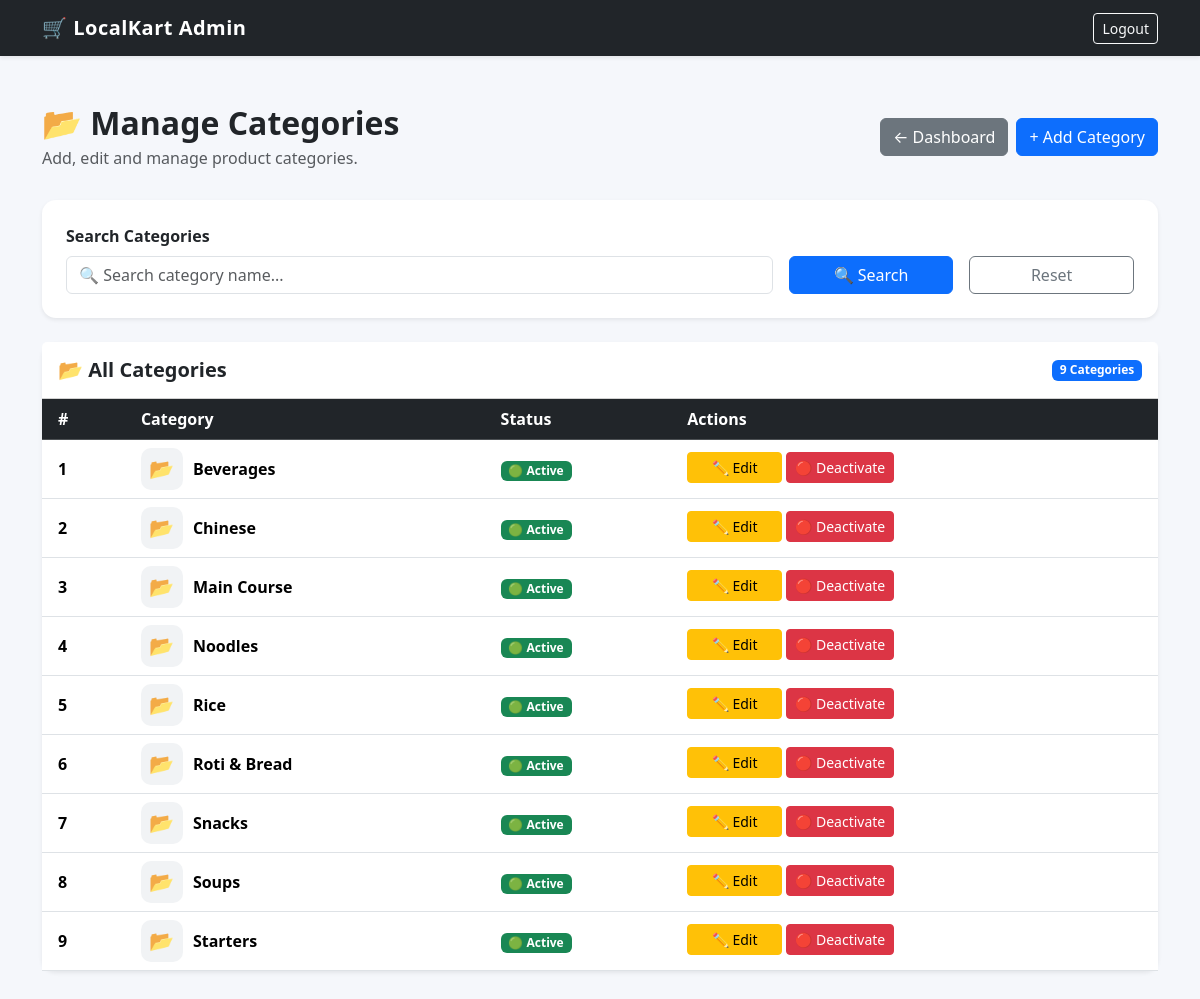
Screenshot of /dashboard/categories/ (signed in) with the database file from the repository.
### products/models.py (models this page shows, shortened)
class Category(models.Model):
    name = models.CharField(
        max_length=100,
        unique=True
    )
    description = models.TextField(
        blank=True
    )
    image = models.ImageField(
        upload_to='categories/',
        blank=True,
        null=True
    )
    is_active = models.BooleanField(
        default=True
    )
    created_at = models.DateTimeField(
        auto_now_add=True
    )

### dashboard/views.py (the view)
@login_required
def manage_categories(request):
    if not request.user.is_superuser:
        return render(request, 'dashboard/access_denied.html')
    categories = Category.objects.all().order_by('name')
    search = request.GET.get('search', '').strip()
    if search:
        categories = categories.filter(name__icontains=search)
    return render(
        request,
        'dashboard/manage_categories.html',
        {
            'categories': categories,
            'search': search,
        }
    )

### localkart/context_processors.py (called while the page is built)
def cart_count(request):
    count = 0
    if request.user.is_authenticated and request.user.role == 'customer':
        cart = Cart.objects.filter(
            customer=request.user
        ).first()
        if cart:
            count = sum(
                item.quantity
                for item in cart.items.all()
            )
    unread_notifications = 0
    if request.user.is_authenticated and request.user.role == 'customer':
        unread_notifications = Notification.objects.filter(
            customer=request.user,
            is_read=False
        ).count()
    return {
        'cart_count': count,
        'unread_notifications': unread_notifications,
    }

### templates/dashboard/manage_categories.html (shortened to what this page needs)
<!DOCTYPE html>
<html lang="en">
<head>
    <link
        href="https://cdn.jsdelivr.net/npm/bootstrap@5.3.3/dist/css/bootstrap.min.css"
        rel="stylesheet"
    >
</head>
<body>
<nav class="navbar navbar-dark bg-dark shadow-sm">
    <div class="container">
        <a
            href="{% url 'admin_dashboard' %}"
            class="navbar-brand fw-bold"
        >
            🛒 LocalKart Admin
        </a>
        <a
            href="{% url 'logout' %}"
            class="btn btn-outline-light btn-sm"
        >
            Logout
        </a>
    </div>
</nav>
<div class="container py-5">
    <div class="d-flex justify-content-between align-items-center page-header">
        <div>
            <h2 class="fw-bold mb-1">
                📂 Manage Categories
            </h2>
            <p class="text-muted mb-0">
                Add, edit and manage product categories.
            </p>
        </div>
        <div class="d-flex gap-2">
            <a
                href="{% url 'admin_dashboard' %}"
                class="btn btn-secondary"
            >
                ← Dashboard
            </a>
            <a
                href="{% url 'add_category' %}"
                class="btn btn-primary"
            >
                + Add Category
            </a>
        </div>
    </div>
    <div class="card shadow-sm mb-4">
        <div class="card-body p-4">
            <form method="get">
                <div class="row g-3 align-items-end">
                    <div class="col-md-8">
                        <label class="form-label fw-bold">
                            Search Categories
                        </label>
                        <input
                            type="text"
                            name="search"
                            value="{{ search }}"
                            class="form-control"
                            placeholder="🔍 Search category name..."
                        >
                    </div>
                    <div class="col-md-2">
                        <button
                            type="submit"
                            class="btn btn-primary w-100"
                        >
                            🔍 Search
                        </button>
                    </div>
                    <div class="col-md-2">
                        <a
                            href="{% url 'manage_categories' %}"
                            class="btn btn-outline-secondary w-100"
                        >
                            Reset
                        </a>
                    </div>
                </div>
            </form>
        </div>
    </div>
    <div class="card shadow-sm">
        <div class="card-header bg-white py-3">
            <div class="d-flex justify-content-between align-items-center">
                <h5 class="mb-0 fw-bold">
                    📂 All Categories
                </h5>
                {% if categories %}
                    <span class="badge bg-primary">
                        {{ categories|length }} Categories
                    </span>
                {% endif %}
            </div>
        </div>
        <div class="card-body p-0">
            {% if categories %}
                <div class="table-responsive">
                    <table class="table table-hover align-middle mb-0">
                        <thead class="table-dark">
                            <tr>
                                <th class="px-3">
                                    #
                                </th>
                                <th>
                                    Category
                                </th>
                                <th>
                                    Status
                                </th>
                                <th>
                                    Actions
                                </th>
                            </tr>
                        </thead>
                        <tbody>
                        {% for category in categories %}
                            <tr>
                                <td class="px-3 fw-bold">
                                    {{ forloop.counter }}
                                </td>
                                <td>
                                    <div class="d-flex align-items-center">
                                        <div class="category-icon">
                                            📂
                                        </div>
                                        <strong>
                                            {{ category.name }}
                                        </strong>
                                    </div>
                                </td>
                                <td>
                                    {% if category.is_active %}
                                        <span class="badge bg-success">
                                            🟢 Active
                                        </span>
                                    {% else %}
                                        <span class="badge bg-danger">
                                            🔴 Inactive
                                        </span>
                                    {% endif %}
                                </td>
                                <td>
                                    <a
                                        href="{% url 'edit_category' category.id %}"
                                        class="btn btn-warning btn-sm action-btn mb-1"
                                    >
                                        ✏️ Edit
                                    </a>
                                    <form
                                        method="post"
                                        action="{% url 'toggle_category' category.id %}"
                                        class="d-inline"
                                        onsubmit="return confirm(
                                            '{% if category.is_active %}Are you sure you want to deactivate this category?{% else %}Are you sure you want to activate this category?{% endif %}'
                                        );"
                                    >
                                        {% if category.is_active %}
                                            <button
                                                type="submit"
                                                class="btn btn-danger btn-sm action-btn mb-1"
                                            >
                                                🔴 Deactivate
                                            </button>
                                        {% endif %}
                                    </form>
                                </td>
                            </tr>
                        {% endfor %}
                        </tbody>
                    </table>
                </div>
            {% endif %}
        </div>
    </div>
</div>
</body>
</html>

### templates/dashboard/manage_categories.html (style rules this page uses)
body { background: #f5f7fb; }
.navbar-brand { letter-spacing: 0.5px; }
.page-header { margin-bottom: 30px; }
.card { border: none; border-radius: 14px; }
.table th { white-space: nowrap; }
.table td { vertical-align: middle; }
.category-icon { width: 42px; height: 42px; display: inline-flex; align-items: center; justify-content: center; background: #f1f3f5; border-radius: 10px; margin-right: 10px; font-size: 20px; }
.action-btn { min-width: 95px; }

### rows the page displays
Category: name "Beverages", is_active "🟢 Active"
Category: name "Chinese", is_active "🟢 Active"
Category: name "Main Course", is_active "🟢 Active"
Category: name "Noodles", is_active "🟢 Active"
Category: name "Rice", is_active "🟢 Active"
Category: name "Roti & Bread", is_active "🟢 Active"
Category: name "Snacks", is_active "🟢 Active"
Category: name "Soups", is_active "🟢 Active"
Category: name "Starters", is_active "🟢 Active"

### other values shown
{{ categories|length }} "9"
